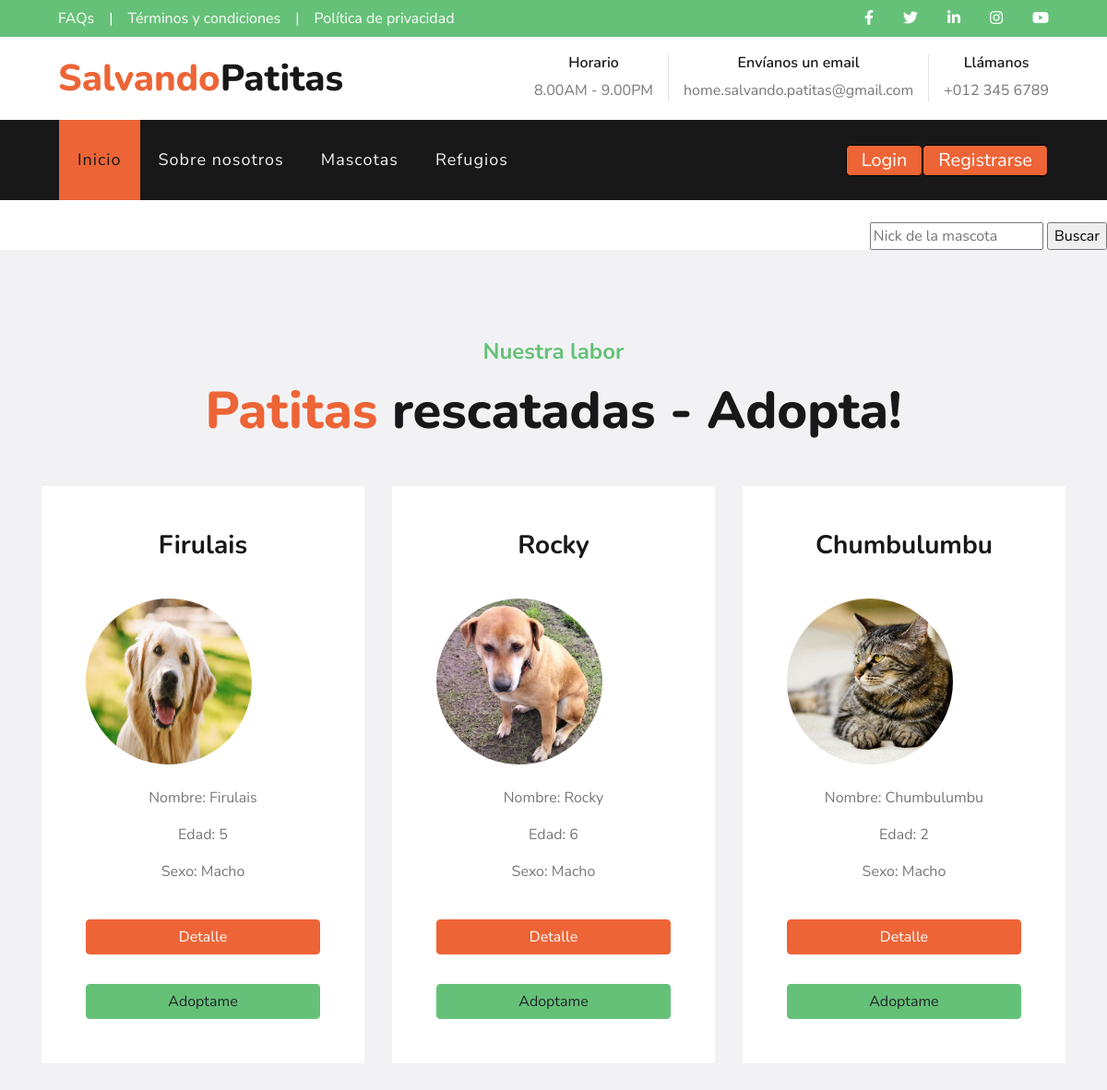
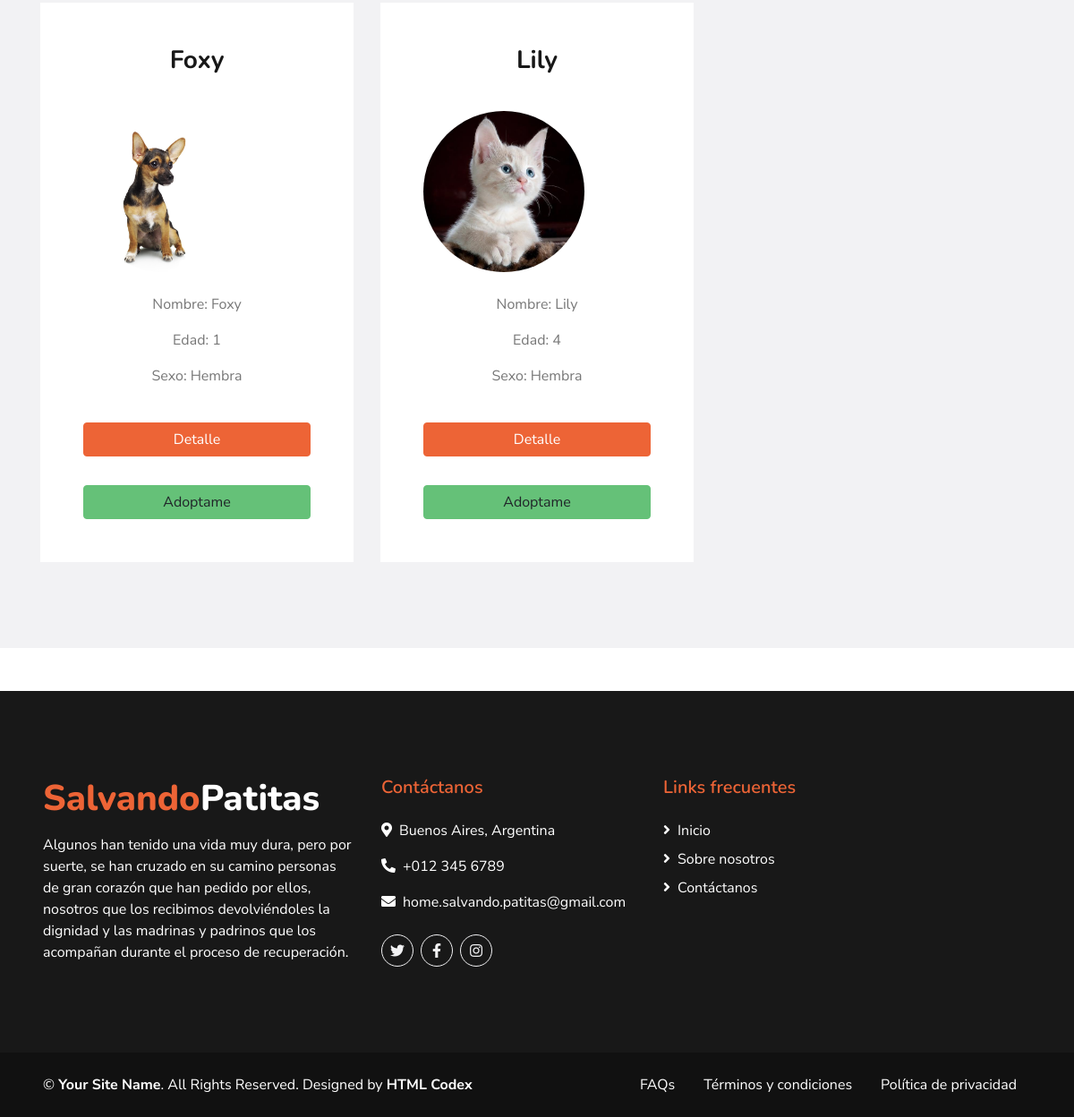
/Mascota/lista-mascota/, run on the app's committed database (2 pictures, top to bottom).
### Apps/Mascota/models.py (models this page shows, shortened)
class Mascota (models.Model):
    nickname = models.CharField(max_length= 50, unique=True)
    especie = models.CharField(max_length= 50, null=True, blank=True)
    raza = models.CharField(max_length= 50, null=True, blank=True)
    sexo = models.CharField (max_length= 20, null=True, blank=True)
    edad_aprox= models.IntegerField(null=True, blank=True)
    ingreso = models.DateField(null=True, blank=True)
    observaciones = models.TextField(max_length=80,null=True, blank=True)
    image = models.ImageField(upload_to='mascota_image/', null=True, blank=True)

### Apps/Mascota/views.py (the view)
# urls.py: path("lista-mascota/", lista_mascota , name="lista-mascota"),
def lista_mascota (request):
    mascotas = Mascota.objects.all() #Trae todos
    return render(request, 'Mascota/lista_mascota.html',{'mascotas':mascotas})

### Templates/Mascota/lista_mascota.html (shortened to what this page needs)
{% extends "padre.html" %}
{% load static %}
{% block contenidoQueCambia%}
<br>
<div>
    <div style="text-align: right";>
        <form action="{% url "buscar-mascota" %}" method="GET"> {% csrf_token %}
            <input aling="right" type ="text" name="nickname" id="nickname" placeholder="Nick de la mascota">
            <input type="submit"  value="Buscar" aling="right">
        </form>
    </div>
</div>
<div class="container-fluid bg-light pt-5">
    <div class="container py-5">
        <div class="d-flex flex-column text-center mb-5">
            <h4 class="text-secondary mb-3">Nuestra labor</h4>
            <h1 class="display-4 m-0"><span class="text-primary">Patitas</span> rescatadas - Adopta!</h1>
        </div>
        <div class="row pb-3">
            {% for mascota in mascotas %}
            <div class="col-md-6 col-lg-4 mb-4">
                <div class="d-flex flex-column text-center bg-white mb-2 p-3 p-sm-5">
                    <h3 class="mb-3">{{mascota.nickname}}</h3><br>
                    {% if mascota.image %}
                    <img src="{{mascota.image.url}}", style="border-radius: 50%; align-items: center;" width="180px" height="180px
                    ">
                    {% endif %}
                    <br>
                    <p> Nombre: {{mascota.nickname}}</p>
                    <p> Edad: {{mascota.edad_aprox}}</p>
                    <p> Sexo: {{mascota.sexo}}</p>
                    <br>
                    <a href="{% url "detalle-mascota" mascota.id %}"  class="btn btn-primary">Detalle</a>
                    <br>
                    {% if request.user.is_authenticated %}
                    <a href="{% url "adopcion" %}" class="btn  btn-secondary mt-1 mt-md-2 px-2">Adoptame</a>
                    {% else %}
                    <a href="{% url "requerimiento" %}" class="btn  btn-secondary mt-1 mt-md-2 px-2">Adoptame</a>
                    {% endif%}
                </div>
            </div>
            {% endfor%}
        </div>
    </div>
</div>
{%endblock%}

### data on the page
Mascota: nickname "Firulais", image (picture), edad_aprox "5", sexo "Macho"
Mascota: nickname "Rocky", image (picture), edad_aprox "6", sexo "Macho"
Mascota: nickname "Chumbulumbu", image (picture), edad_aprox "2", sexo "Macho"
Mascota: nickname "Foxy", image (picture), edad_aprox "1", sexo "Hembra"
Mascota: nickname "Lily", image (picture), edad_aprox "4", sexo "Hembra"
